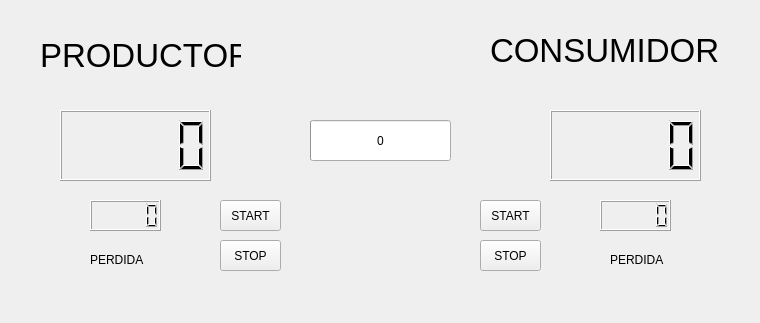
<?xml version="1.0" encoding="UTF-8"?>
<ui version="4.0">
 <class>Widget</class>
 <widget class="QWidget" name="Widget">
  <property name="geometry">
   <rect>
    <x>0</x>
    <y>0</y>
    <width>760</width>
    <height>323</height>
   </rect>
  </property>
  <property name="windowTitle">
   <string>Form</string>
  </property>
  <widget class="QProgressBar" name="progressBar">
   <property name="geometry">
    <rect>
     <x>310</x>
     <y>120</y>
     <width>141</width>
     <height>41</height>
    </rect>
   </property>
   <property name="value">
    <number>0</number>
   </property>
   <property name="format">
    <string>%p</string>
   </property>
  </widget>
  <widget class="QLCDNumber" name="contProd">
   <property name="geometry">
    <rect>
     <x>60</x>
     <y>110</y>
     <width>151</width>
     <height>71</height>
    </rect>
   </property>
  </widget>
  <widget class="QLCDNumber" name="contConsu">
   <property name="geometry">
    <rect>
     <x>550</x>
     <y>110</y>
     <width>151</width>
     <height>71</height>
    </rect>
   </property>
  </widget>
  <widget class="QLabel" name="label_2">
   <property name="geometry">
    <rect>
     <x>490</x>
     <y>30</y>
     <width>231</width>
     <height>41</height>
    </rect>
   </property>
   <property name="font">
    <font>
     <pointsize>25</pointsize>
    </font>
   </property>
   <property name="text">
    <string>CONSUMIDOR</string>
   </property>
  </widget>
  <widget class="QPushButton" name="stopConsu">
   <property name="geometry">
    <rect>
     <x>480</x>
     <y>240</y>
     <width>61</width>
     <height>31</height>
    </rect>
   </property>
   <property name="text">
    <string>STOP</string>
   </property>
  </widget>
  <widget class="QLabel" name="label">
   <property name="geometry">
    <rect>
     <x>40</x>
     <y>30</y>
     <width>201</width>
     <height>51</height>
    </rect>
   </property>
   <property name="font">
    <font>
     <pointsize>25</pointsize>
    </font>
   </property>
   <property name="text">
    <string>PRODUCTOR</string>
   </property>
  </widget>
  <widget class="QPushButton" name="stopProd">
   <property name="geometry">
    <rect>
     <x>220</x>
     <y>240</y>
     <width>61</width>
     <height>31</height>
    </rect>
   </property>
   <property name="text">
    <string>STOP</string>
   </property>
  </widget>
  <widget class="QPushButton" name="startConsu">
   <property name="geometry">
    <rect>
     <x>480</x>
     <y>200</y>
     <width>61</width>
     <height>31</height>
    </rect>
   </property>
   <property name="text">
    <string>START</string>
   </property>
  </widget>
  <widget class="QPushButton" name="startProd">
   <property name="geometry">
    <rect>
     <x>220</x>
     <y>200</y>
     <width>61</width>
     <height>31</height>
    </rect>
   </property>
   <property name="text">
    <string>START</string>
   </property>
  </widget>
  <widget class="QLCDNumber" name="perProd">
   <property name="geometry">
    <rect>
     <x>90</x>
     <y>200</y>
     <width>71</width>
     <height>31</height>
    </rect>
   </property>
  </widget>
  <widget class="QLCDNumber" name="perConsu">
   <property name="geometry">
    <rect>
     <x>600</x>
     <y>200</y>
     <width>71</width>
     <height>31</height>
    </rect>
   </property>
  </widget>
  <widget class="QLabel" name="label_3">
   <property name="geometry">
    <rect>
     <x>90</x>
     <y>250</y>
     <width>67</width>
     <height>19</height>
    </rect>
   </property>
   <property name="text">
    <string>PERDIDA</string>
   </property>
  </widget>
  <widget class="QLabel" name="label_4">
   <property name="geometry">
    <rect>
     <x>610</x>
     <y>250</y>
     <width>67</width>
     <height>19</height>
    </rect>
   </property>
   <property name="text">
    <string>PERDIDA</string>
   </property>
  </widget>
 </widget>
 <resources/>
 <connections/>
</ui>
